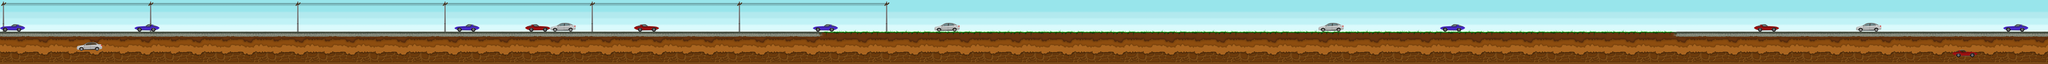

This game map was drawn from its Tiled (.tmx) file and the tilesets committed beside it. A one-line description and the trimmed map source follow:
An orthogonal 320x10 tile map with 64x64 px tiles, 5 tile layers (sky, postes, carros, chao, ...).

<map version="1.0" orientation="orthogonal" width="320" height="10" tilewidth="64" tileheight="64">
 <tileset firstgid="1" name="proto06" tilewidth="64" tileheight="64">
  <image source="tilesets/proto06.png" />
 </tileset>
 <layer name="sky" width="320" height="10">
  <data>[3200 cells, 1600 non-empty, 5 distinct tile ids]</data>
 </layer>
 <layer name="postes" width="320" height="10">
  <data>[3200 cells, 167 non-empty, 8 distinct tile ids]</data>
 </layer>
 <layer name="carros" width="320" height="10">
  <data>[3200 cells, 112 non-empty, 24 distinct tile ids]</data>
 </layer>
 <layer name="chao" width="320" height="10">
  <data>[3200 cells, 1920 non-empty, 68 distinct tile ids]</data>
 </layer>
 <layer name="fossils" width="320" height="10">
  <data>[3200 cells, 16 non-empty, 16 distinct tile ids]</data>
 </layer>
</map>